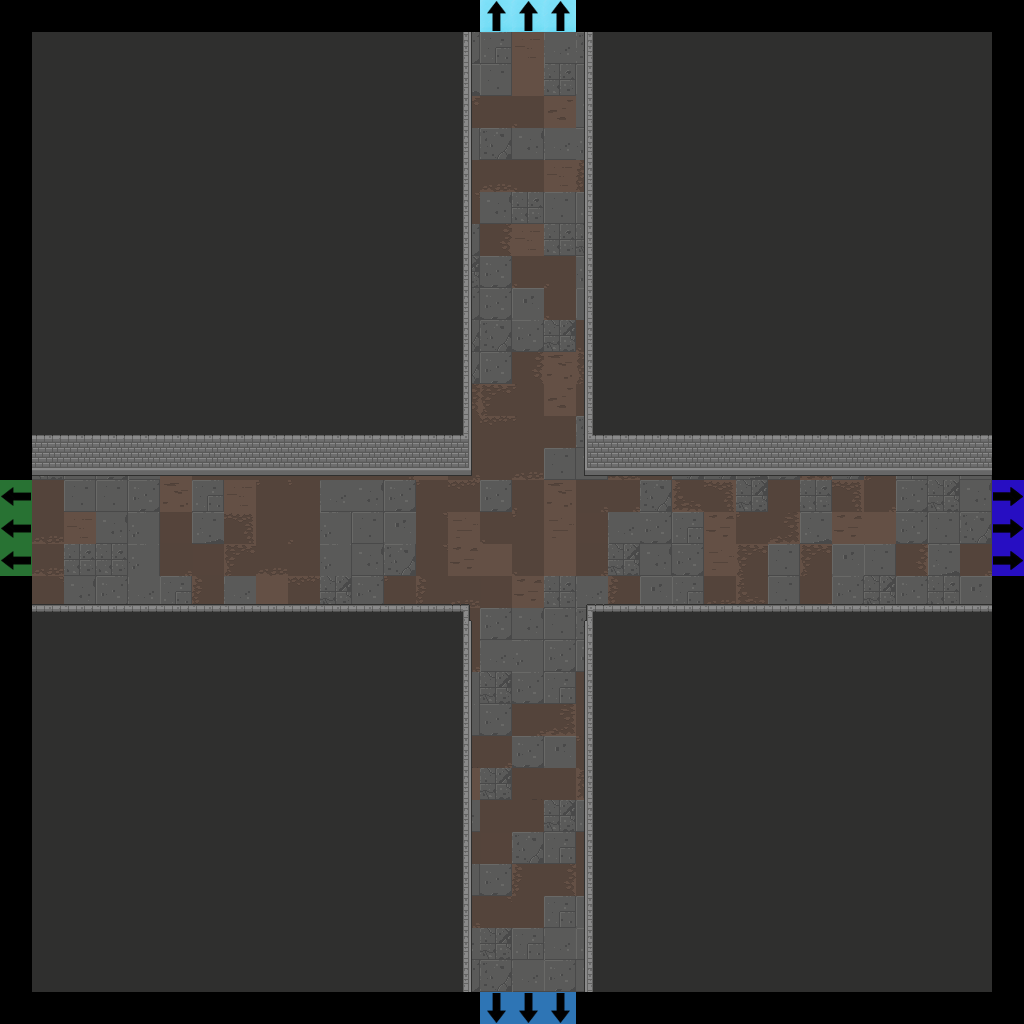

Below is a game level as drawn by its tile map, then a one-line description and the .tmx that defines it (tile-layer data replaced by summaries):
An orthogonal 32x32 tile map with 32x32 px tiles, 7 tile layers (Floor, Walls, Doors, Pillars, ...), 2 tilesets.

<map version="1.2" tiledversion="2019.04.18" orientation="orthogonal" renderorder="right-down" width="32" height="32" tilewidth="32" tileheight="32" infinite="0" nextlayerid="22" nextobjectid="1">
 <tileset firstgid="1" source="Dungeon_Tileset_2.tsx" />
 <tileset firstgid="321" source="flags.tsx" />
 <layer id="15" name="Floor" width="32" height="32">
  <data>[1024 cells, 900 non-empty, 42 distinct tile ids]</data>
 </layer>
 <layer id="16" name="Walls" width="32" height="32">
  <data>[1024 cells, 729 non-empty, 15 distinct tile ids]</data>
 </layer>
 <layer id="17" name="Doors" width="32" height="32">
  <data>[1024 cells, 0 non-empty, 0 distinct tile ids]</data>
 </layer>
 <layer id="18" name="Pillars" width="32" height="32">
  <properties>
   <property name="unity:SortingLayer" value="Player" />
  </properties>
  <data>[1024 cells, 0 non-empty, 0 distinct tile ids]</data>
 </layer>
 <layer id="19" name="Candles" width="32" height="32">
  <data>[1024 cells, 0 non-empty, 0 distinct tile ids]</data>
 </layer>
 <layer id="20" name="Debris" width="32" height="32">
  <data>[1024 cells, 0 non-empty, 0 distinct tile ids]</data>
 </layer>
 <layer id="21" name="Flags" width="32" height="32">
  <data>[1024 cells, 12 non-empty, 4 distinct tile ids]</data>
 </layer>
</map>
